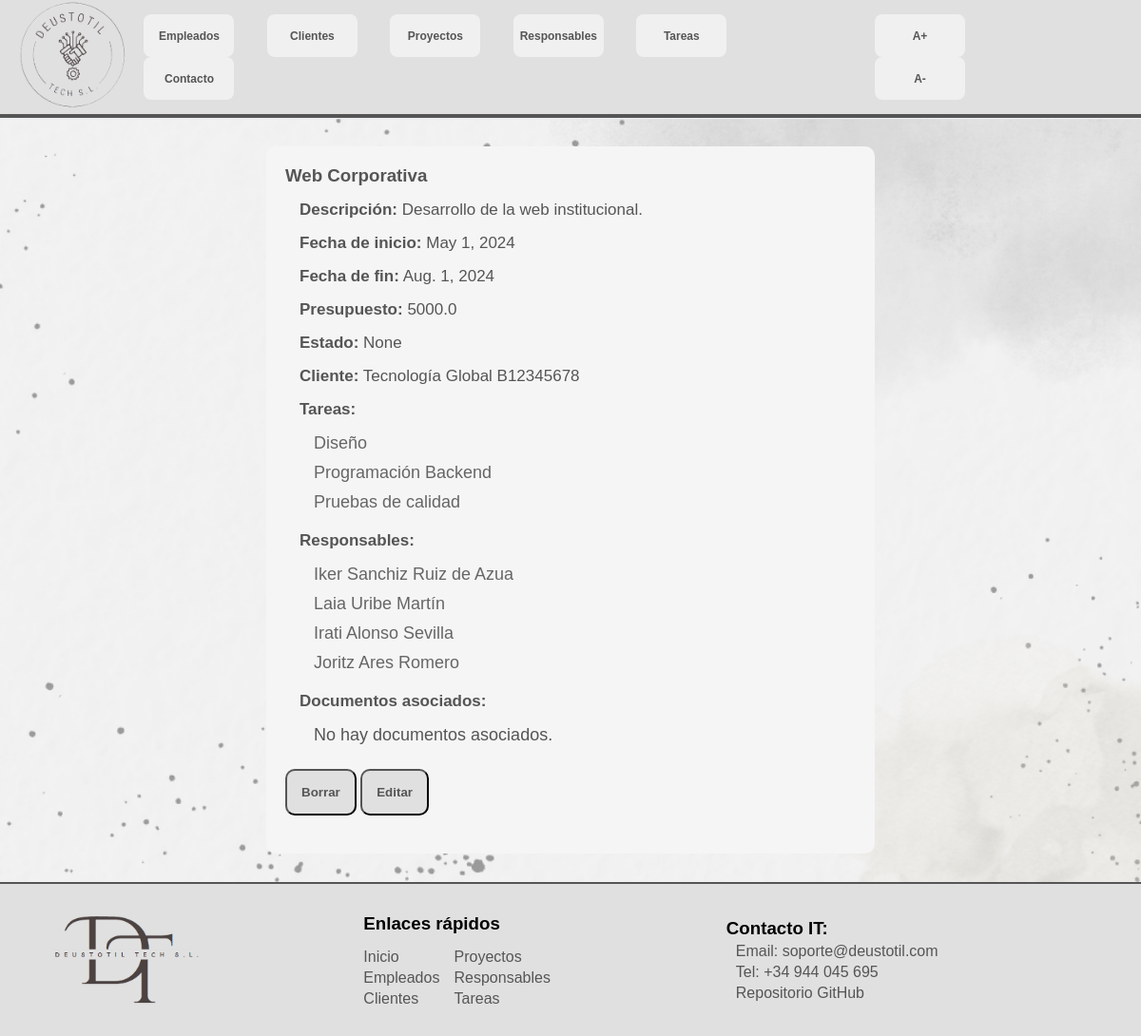
The page /deustotil/1/detalles_proyecto on the database as committed earlier.
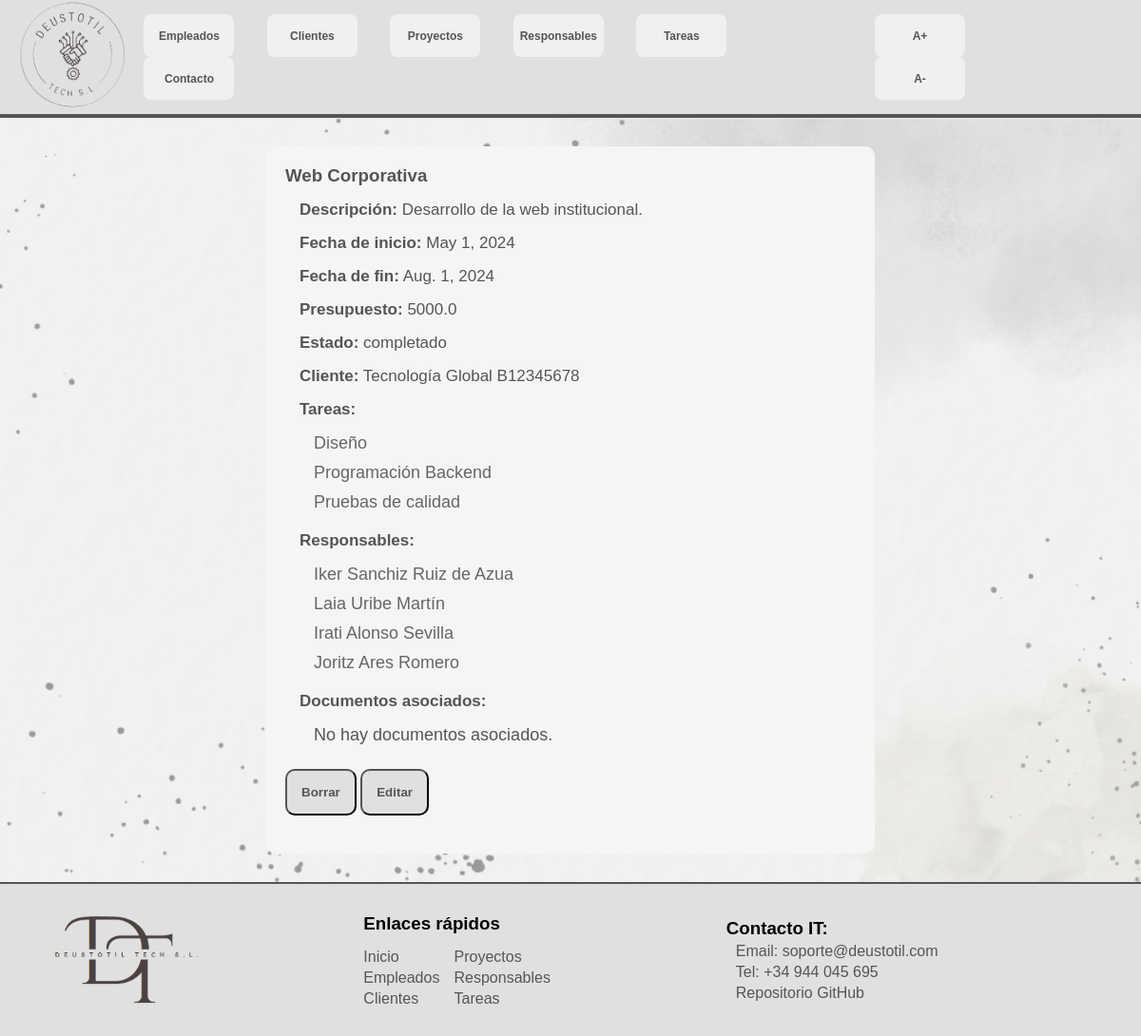
The same page on the database as committed later.
### appdeustotil/models.py (models this page shows, shortened)
class Proyecto(models.Model):
    nombre = models.CharField(max_length=30)
    descripcion = models.TextField(null = True, blank=True)
    fecha_inicio = models.DateField()
    fecha_fin = models.DateField()
    codigo = models.CharField(null=True, blank=True)
    presupuesto = models.FloatField()
    estado = models.CharField(max_length=15, choices=[('pendiente','Pendiente'),('completado', 'Completado')], null=True)
    cliente = models.ForeignKey(Cliente, on_delete=models.CASCADE)
    responsables = models.ManyToManyField(Responsable)

class Cliente(models.Model):
    nombre = models.CharField(max_length=30)
    CIF = models.CharField(max_length=12)
    direccion = models.CharField(max_length=30, default="Sin")
    persona_contacto = models.CharField(max_length=30)
    email_contacto = models.EmailField()
    num_contacto = models.CharField(max_length=12)
    pago = models.CharField(max_length=15, choices=[('Efectivo','efectivo'), ('Cheque','cheque'), ('Transferencia','transferencia'), ('Domiciliación','domiciliación')], default="Transferencia")
    def __str__(self):
        return f"{self.nombre} {self.CIF}"

### appdeustotil/views.py (the view)
# urls.py: path('<int:pk>/detalles_proyecto', views.ProyectoDetailView.as_view(), name='detalles_proyecto'),
class ProyectoDetailView(DetailView):
    model = Proyecto

### appdeustotil/templates/appdeustotil/proyecto_detail.html
{% extends "base.html" %}
{% block content %}
<section id="content">
    <h1>{{ proyecto.nombre }} </h1>
    <p><strong>Descripción:</strong> {{proyecto.descripcion}}</p>
    <p><strong>Fecha de inicio:</strong> {{proyecto.fecha_inicio}}</p>
    <p><strong>Fecha de fin:</strong> {{proyecto.fecha_fin}}</p>
    <p><strong>Presupuesto:</strong> {{proyecto.presupuesto}}</p>
    <p><strong>Estado:</strong> {{proyecto.estado}}</p>
    <p><strong>Cliente:</strong> {{proyecto.cliente}}</p>
    <p><strong>Tareas:</strong> </p>
    <ul>
    {% for tarea in proyecto.tarea_set.all %}
        <li>
            <a>{{ tarea.nombre }}</a>
        </li>
    {% empty %}
        <li>
            No tiene tareas.
        </li>
    {% endfor %}
    </ul>
    <p><strong>Responsables:</strong></p>
    <ul>
    {% for responsable in proyecto.responsables.all %}
        <li>
            <a href="{% url 'detalles_responsable' responsable.id %}">{{ responsable.nombre }} {{ responsable.apellidos }}</a>
        </li>
    {% empty %}
        <li>
            No tiene responsable identificado.
        </li>
    {% endfor %}
    </ul>
    <p><strong>Documentos asociados:</strong></p>
    <ul>
        {% for doc in proyecto.documentos.all %}
            <li>
                <a href="{{ doc.documento.url }}" download>{{ doc.titulo }}</a>
            </li>
        {% empty %}
            <li>No hay documentos asociados.</li>
        {% endfor %}
    </ul>
    <button><a href="{% url 'delete_proyecto' proyecto.id %}">Borrar</a></button>
    <button><a href="{% url 'modificar_proyecto' proyecto.id %}">Editar</a></button>
</section>
{% endblock %}

Rows that differ between the two databases and show on the page:
changed Proyecto "Web Corporativa": estado "None" → "completado"
